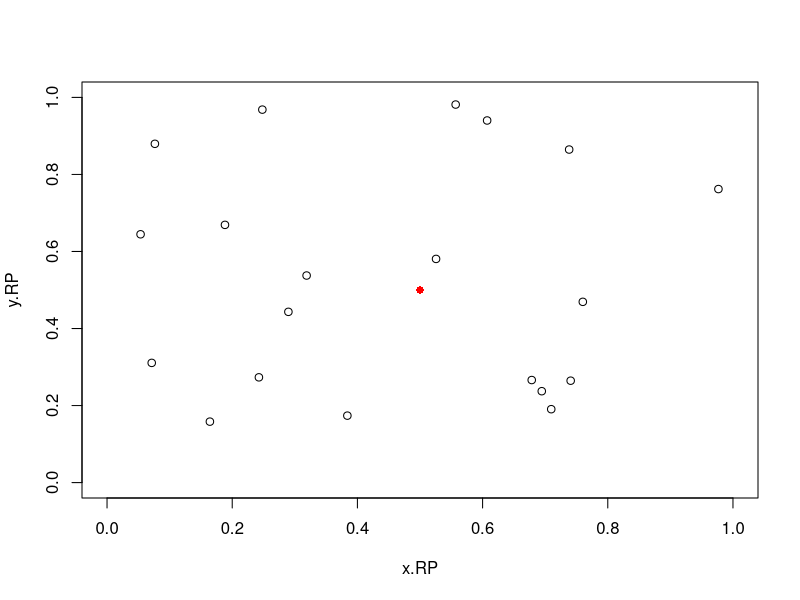
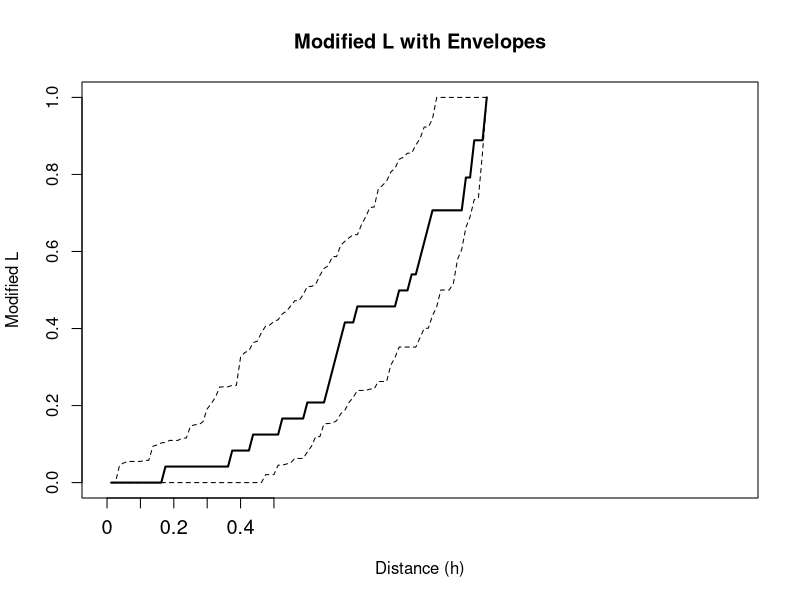

Reproduce these figures in R, in order.
#created for Perry Hooker for possible collaboration;
#2-D simulation of K function with envelopes
# R code

rm(list = ls())		#clears vectors
begin <- Sys.time()	#begins time clock

### Parameters ###
nsim = 100			#number of simulations for simulated Ks
n <- 20			#number of release site
d <- c(1,1)			#dimensions of study region
center <- c(.5,.5)	#center of cell (cell is a single point)
#band <- c(.1,.2)		#clustered band radius (used for a different contrived data set)
lambda <- 3			#exponential distribution parameter
h <- 1:40			#distances away from cell boundary

# Observed Data Construction (Contrived)
#=====================================================================
x.CO <- center[1]					#x.CO and y.CO are locations of cell surface
y.CO <- center[2]
#r <-     runif(n,band[1],band[2])		#different rs for different contrived data set
#r <-     rexp(n,lambda)
#theta <- runif(n,0,2*pi)
#x.RP.all <- r*cos(theta)+center[1]
#y.RP.all <- r*sin(theta)+center[2]
x.RP.all <- runif(n,0,1)			#this randomly places Release Points (RP) around cell
y.RP.all <- runif(n,0,1)			#thus pattern about cell is random or not clustered about cell
take <- x.RP.all >= 0  &  x.RP.all <= d[1]  &  y.RP.all >= 0 & y.RP.all <= d[2]
x.RP <- x.RP.all[take]
y.RP <- y.RP.all[take]				#needed when contrived data set allows RPs out of study region
n <- length(x.RP)					#number of release points
m <- length(x.CO)					#number of cell surface points
R <- d[1]*d[2]					#area of study region
hd <- (4*max(h))					#see vectors maxh and h.2

par(mfrow=c(1,1))					#graphic of study region
plot(x.RP,y.RP,xlim=c(0,d[1]),ylim=c(0,d[2]))
points(x.CO,y.CO,pch=16,col="red")


# Construction of Observed K and w (w is an edge correction)
#=======================================================================================
Dist <- 
((matrix(rep(x.RP),n,m,byrow=FALSE)-matrix(rep(x.CO),n,m,byrow =TRUE))^2 +
 (matrix(rep(y.RP),n,m,byrow=FALSE)-matrix(rep(y.CO),n,m,byrow =TRUE))^2)^.5		#calculates all distances from each pair of RPs and cell surface points			
Dist.min <- apply(Dist,1,min)		#takes the min distance for each RP to cell surface (applies when m>1)														
rm(Dist)					#removes Dist matrix for memory reasons											
maxh <- max(Dist.min)			 
h.2 <- 1:ceiling(maxh*hd)           #hd, maxh, and h.2 objects are use so that a series of distances with equal increments
						#needed since loop below needs integers

n.w <- 10000							#beginning of loop that estimates area of bands/shells about cell surface
w=NA									#this is needed to create w the edge correction of the K function
for(i in h.2){
x.w <- runif(n.w,center[1]-(i/hd),center[1]+(i/hd))	#drops random points about cell 
y.w <- runif(n.w,center[2]-(i/hd),center[2]+(i/hd))	#note that i is being divided to create appropriate distances
Dist <- 
((matrix(rep(x.w),n.w,m,byrow=FALSE)-matrix(rep(x.CO),n.w,m,byrow =TRUE))^2 +			#Distance matrix
 (matrix(rep(y.w),n.w,m,byrow=FALSE)-matrix(rep(y.CO),n.w,m,byrow =TRUE))^2)^.5
Dist.min.2 <- apply(Dist,1,min)  						#takes the min distance for each RP to cell surface (applies when m>1)
rm(Dist)
take <- x.w>0  &  x.w<d[1]  &  y.w>0 & y.w<d[2]				#take=1 if point lies within study region; =0 if not
num.star <- sum((take == 1) & (Dist.min.2 < i/hd) & (Dist.min.2 > (i-1)/hd))  #number of points in shell and in study region
num.tri  <- sum(              (Dist.min.2 < i/hd) & (Dist.min.2 > (i-1)/hd))	#number of points in shell in and out of study region
w[i] <- num.star/num.tri							#find proportion of band/shell that is within study region
}
w		#edge correction; proportion of ith band/shell within study region

C=NA;for(i in h.2){ C[i] = sum(Dist.min<(i/hd)) }	#i loop; back to observed data (contrived); counts num of RPs within i/hd distance from cell
IN     <- (c(C,0)-c(0,C))[1:length(C)]			#counts num of RPs within a shell/band
w.plus <- cumsum(((1-w)/w)*IN)				#if band lies outside study region (w<1) extra RPs must be added; w.plus=0 if w=1
n.e <- (C+w.plus)[max(h.2)]					#adjusted n for K function (function output scalar)
K.obs <- (R/n.e)*(C+w.plus)					#K function dependent on distance


# Construction of Simulated K (envelopes)
#=======================================================================================
K.sim = matrix(rep(NA),nsim,length(h.2))
for(j in 1:nsim){
x.sim <- runif(n,0,1)
y.sim <- runif(n,0,1)
Dist <- 
((matrix(rep(x.sim),n,m,byrow=FALSE)-matrix(rep(x.CO),n,m,byrow =TRUE))^2 +
 (matrix(rep(y.sim),n,m,byrow=FALSE)-matrix(rep(y.CO),n,m,byrow =TRUE))^2)^.5
Dist.min <- apply(Dist,1,min)  
rm(Dist)
C=NA;for(i in h.2){ C[i] = sum(Dist.min<(i/hd)) } #i loop
IN        <- (c(C,0)-c(0,C))[1:length(C)]
w.plus    <- cumsum(((1-w)/w)*IN)
n.e <- (C+w.plus)[max(h.2)]
K.sim[j,] <- (R/n.e)*(C+w.plus)  		
}
#loop drops points down many times and for each time calculates K function using same method as above including edge effect
#thus areas and proportions from above are needed

Q = matrix(NA,length(h.2),3)
for (i in h.2){ Q[i,] <- as.numeric( quantile(K.sim[,i],c(.025,.5,.975)) ) }
envelope.Low   <-  Q[,1]
envelope.Mid   <-  Q[,2]
envelope.High  <-  Q[,3]
#creates envelopes based on the quantiles of the simulations

#Graphic
#=======================================================================================	
L.obs 			 <- K.obs 		#- envelope.Mid
envelope.High.L 	<- envelope.High 	#- envelope.Mid
envelope.Low.L 	<- envelope.Low 	#- envelope.Mid
ylim = c(min(L.obs,envelope.Low.L,envelope.High.L),
		 max(L.obs,envelope.Low.L,envelope.High.L))

par(mfrow=c(1,1))
plot(h.2,L.obs,ylim=ylim,,xlim=c(0,150),type="n", xaxt="n",
		main='Modified L with Envelopes',
		xlab="Distance (h)",ylab="Modified L",
		cex=1,cex.lab=1,cex.axis=1)
points(h.2,L.obs, col=1, type="l",lwd=2)
points(h.2,envelope.High.L, col="black", type="l",lty=2)
points(h.2,envelope.Low.L, col="black", type="l",lty=2)


axis(1,at=seq(0,max(h),8),labels=seq(0,.5,.1),cex.axis=1.2)
#legend('topleft',c("Modified K","Envelopes"),lty=c(1,2),
#	,lwd=c(3,3),col=c(1,2),cex=1.2)
#abline(v=max(h))



end <- Sys.time()
end-begin
#!


